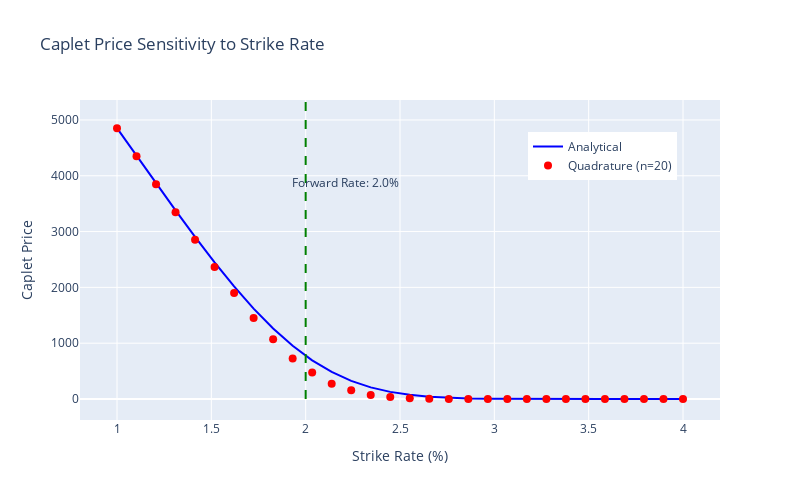

The notebook cell saved with this chart:
### Markdown cell above
## 6. Sensitivity Analysis

Let's analyze how the caplet price changes with respect to different input parameters, such as strike rate, volatility, and time to maturity.

### Code cell
# Analyze sensitivity to strike rate
strike_rates = np.linspace(0.01, 0.04, 30)  # 1% to 4%
prices_analytical = []
prices_quad = []

for K in strike_rates:
    prices_analytical.append(caplet_price_analytical(
        F, K, sigma, T1, tau, discount_factor, notional
    ))
    prices_quad.append(caplet_price_quadrature(
        F, K, sigma, T1, tau, discount_factor, notional, n_points=20
    ))

# Create plot
fig = go.Figure()
fig.add_trace(go.Scatter(
    x=strike_rates * 100,  # Convert to percentage
    y=prices_analytical,
    mode='lines',
    name='Analytical',
    line=dict(color='blue', width=2)
))

fig.add_trace(go.Scatter(
    x=strike_rates * 100,  # Convert to percentage
    y=prices_quad,
    mode='markers',
    name='Quadrature (n=20)',
    marker=dict(color='red', size=8, symbol='circle')
))

fig.update_layout(
    title="Caplet Price Sensitivity to Strike Rate",
    xaxis_title="Strike Rate (%)",
    yaxis_title="Caplet Price",
    width=800,
    height=500,
    legend=dict(x=0.7, y=0.9)
)

# Add vertical line at forward rate
fig.add_shape(
    type="line",
    x0=F*100, y0=0,
    x1=F*100, y1=max(prices_analytical)*1.1,
    line=dict(color="green", width=2, dash="dash"),
)

fig.add_annotation(
    x=F*100, y=max(prices_analytical)*0.8,
    text=f"Forward Rate: {F*100:.1f}%",
    showarrow=True,
    arrowhead=1,
    ax=40,
    ay=0
)

fig.show()

### Figure 1 — Plotly figure (JSON) as saved in the notebook; plotly's stock layout.template omitted (floating-point values rounded to 4 significant figures)
{"data": [{"line": {"color": "blue", "width": 2}, "mode": "lines", "name": "Analytical", "type": "scatter", "x": [1, 1.103, 1.207, 1.31, 1.414, 1.517, 1.621, 1.724, 1.828, 1.931, 2.034, 2.138, 2.241, 2.345, 2.448, 2.552, 2.655, 2.759, 2.862, 2.966, 3.069, 3.172, 3.276, 3.379, 3.483, 3.586, 3.69, 3.793, 3.897, 4], "y": [4854.0, 4357.0, 3864.0, 3378.0, 2905.0, 2449.0, 2018.0, 1620.0, 1263.0, 952.7, 693.2, 485.0, 325.4, 208.8, 127.8, 74.44, 41.21, 21.64, 10.76, 5.062, 2.25, 0.9439, 0.3734, 0.1392, 0.04886, 0.01614, 0.005016, 0.001465, 0.0004022, 0.0001037]}, {"marker": {"color": "red", "size": 8, "symbol": "circle"}, "mode": "markers", "name": "Quadrature (n=20)", "type": "scatter", "x": [1, 1.103, 1.207, 1.31, 1.414, 1.517, 1.621, 1.724, 1.828, 1.931, 2.034, 2.138, 2.241, 2.345, 2.448, 2.552, 2.655, 2.759, 2.862, 2.966, 3.069, 3.172, 3.276, 3.379, 3.483, 3.586, 3.69, 3.793, 3.897, 4], "y": [4850.0, 4348.0, 3848.0, 3347.0, 2854.0, 2363.0, 1900.0, 1452.0, 1071.0, 726.0, 475.1, 274.6, 154.6, 73.64, 34.77, 13.23, 5.225, 1.508, 0.5231, 0.1019, 0.03501, 0.003681, 0.001441, 5.958e-05, 2.871e-05, 3.076e-07, 1.83e-07, 5.845e-08, 1.577e-10, 9.455e-11]}], "layout": {"annotations": [{"arrowhead": 1, "ax": 40, "ay": 0, "showarrow": true, "text": "Forward Rate: 2.0%", "x": 2, "y": 3883.0}], "height": 500, "legend": {"x": 0.7, "y": 0.9}, "shapes": [{"line": {"color": "green", "dash": "dash", "width": 2}, "type": "line", "x0": 2, "x1": 2, "y0": 0, "y1": 5339.0}], "title": {"text": "Caplet Price Sensitivity to Strike Rate"}, "width": 800, "xaxis": {"title": {"text": "Strike Rate (%)"}}, "yaxis": {"title": {"text": "Caplet Price"}}}}
